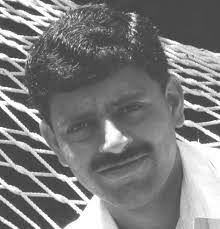
%> input picture Histogram equalization (LAB-2)/human_img.jpeg, 220 x 229 px
$ octave main_code_histeq.m   (GNU Octave 9; MATLAB toolbox functions it lacks are replaced by stand-ins)
%> lines starting %> are read from the running program, lines starting %| are printed output that depends on the picture
%%%%% This code has been developed by Dhanhanjay Pachori (BT22ECE024)
%%%%% under the coursework Digital Image Processing
%%%%% under the supervision of Dr. Tapan Kumar Jain

clear all;
close all;
clc;
I = imread('human_img.jpeg');
%> I is the input picture: size 229x220x3 uint8; min 42, max 255, mean 125.1
if size(I, 3) == 3
    I = rgb2gray(I);
%> I: size 229x220 uint8
end
equalized_image = histeq(I);
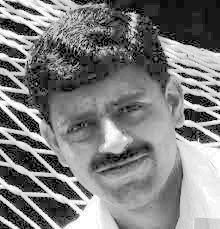
%> equalized_image: size 229x220 uint8; min 0, max 255, mean 127.1
figure;
subplot(2, 2, 1);
imshow(I);
title('Original Image');
subplot(2, 2, 2);
imshow(equalized_image);
title('Equalized Image');
subplot(2, 2, 3);
imhist(I);
title('Original Histogram');
xlabel('Pixel Intensity');
ylabel('Frequency');
subplot(2, 2, 4);
imhist(equalized_image);
title('Equalized Histogram');
xlabel('Pixel Intensity');
ylabel('Frequency');
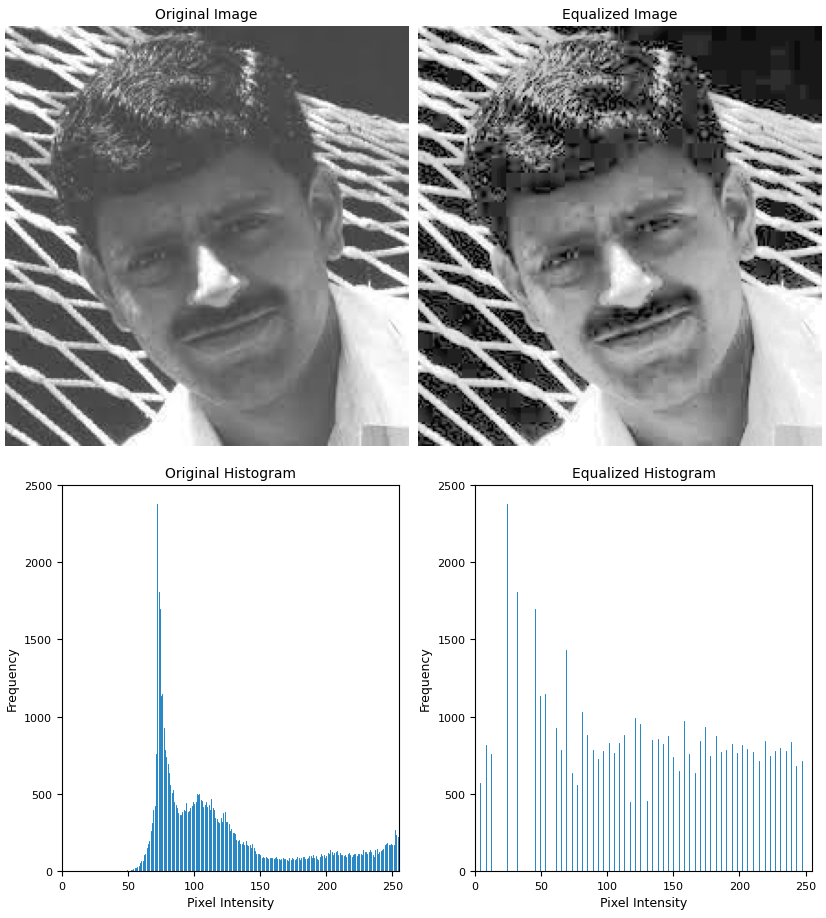
%> figure redrawn from the program's plot data, 4 panels
